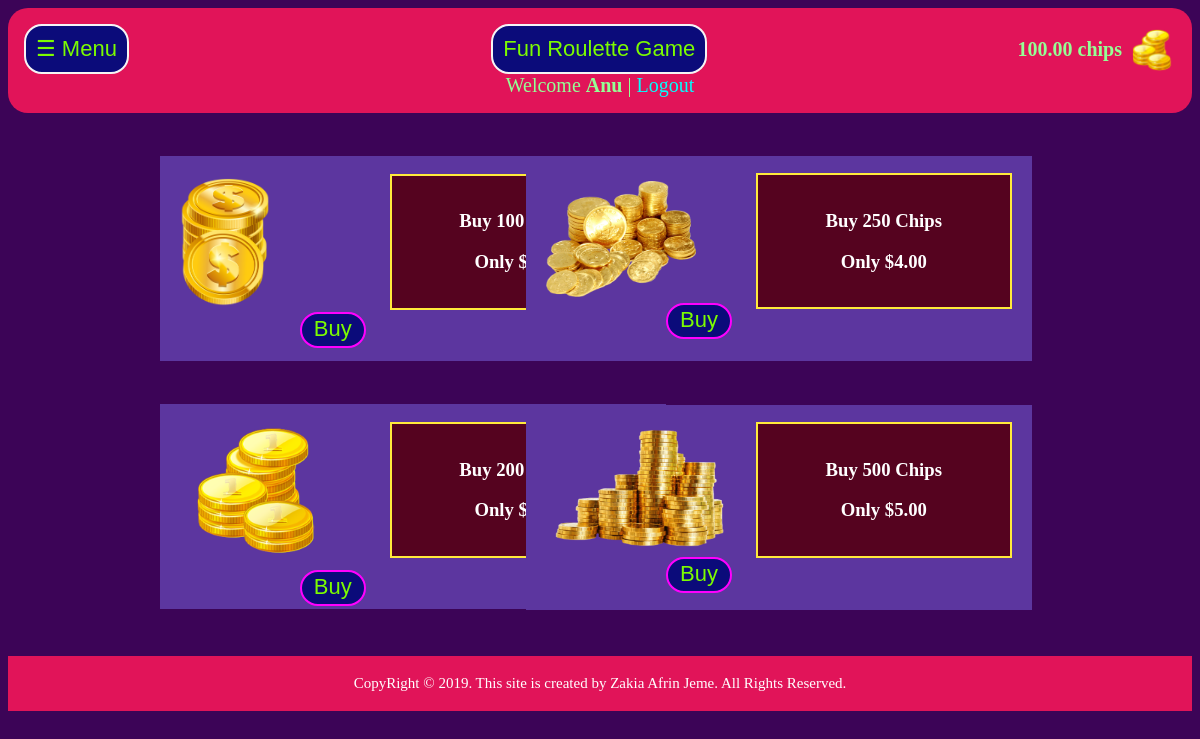
/store.php (signed in), run on an earlier commit of the app's database.
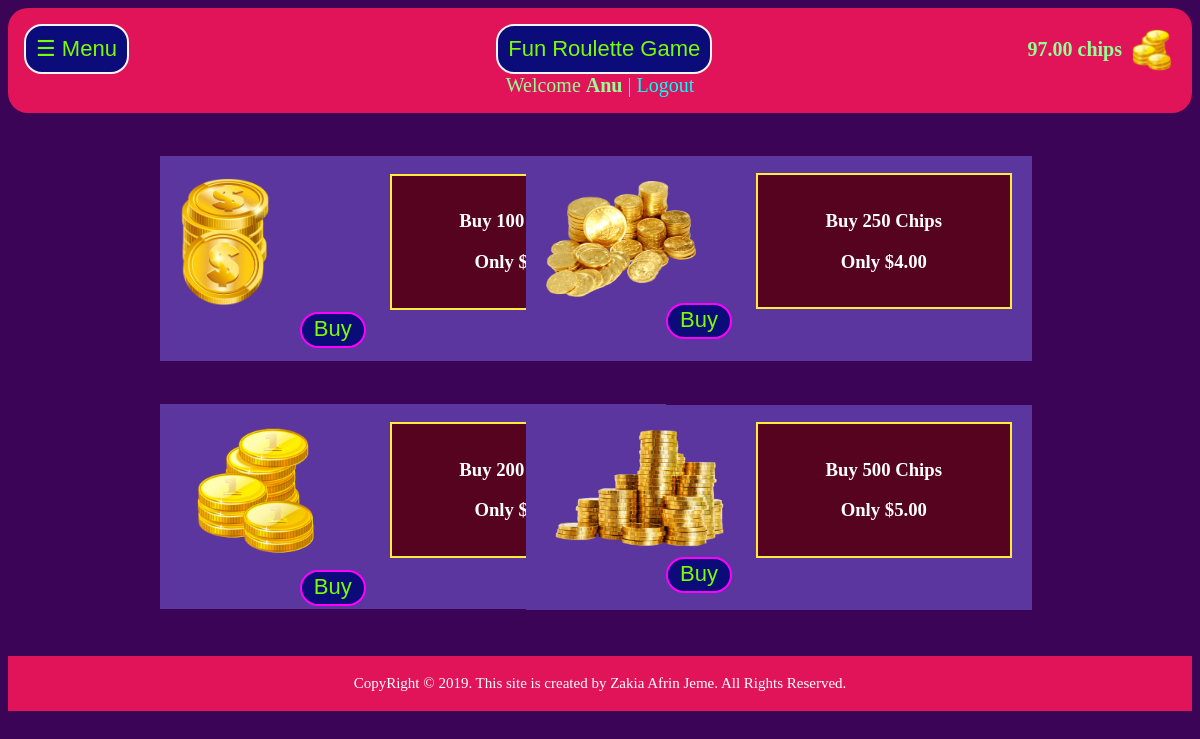
And on a later commit of the database.
### tables this page shows
CREATE TABLE `players` (
  `id` int(11) NOT NULL,
  `email` varchar(80) NOT NULL,
  `username` varchar(80) NOT NULL,
  `password` varchar(20) NOT NULL,
  `chips` varchar(20) NOT NULL
);

### store.php (the view, shortened to what this page needs)
<?php
include("inc/connection.php");
$title= 'Fun Roulette Game';
$email = $_SESSION['email'];
$query = "SELECT * FROM players WHERE email='$email'";
$data = mysqli_query($conn, $query);
$total = mysqli_num_rows($data);
if($total !=0){
    while($result = mysqli_fetch_assoc($data)){
        $player = $result['username'];
        $coins = $result['chips'];
        }
    } else {
        echo "No record found";
}
include "inc/header.php";
?>
<div class="head" id="main">
    <div class="menu">
        <div>
            <button class="head-btn" onclick="openNav()">☰ Menu</button>
        </div>
        <div>
            <button class="head-btn" style="margin-left: 52px;">
                <?php echo $title; ?></button>
        </div>
        <div class="wallet">
            <div><strong>
                    <?php echo $coins;  ?> chips </strong></div>
            <div><img src="img/coin.png" alt="coin" class="coin"></div>
        </div>
    </div>
    <div class="welcome">Welcome <b>
            <?php echo $player; ?></b> | <a href="logout.php">Logout</a>
    </div>
</div>
<div style="height: 543px;">
    <div style="float: left;">
        <div class="buy">
            <div class="store">
                <img src="img/coin1.png" alt="100 Chips" width="90" style="margin-top: 4.5%;">
            </div>
            <div class="store-right">
                <h3>Buy 100 Chips</h3>
                <h3>Only $3.00</h3>
            </div>
            <button class="buy-btn">Buy</button>
        </div>
        <div class="buy">
            <div class="store">
                <img src="img/coin2.png" alt="100 Chips" width="150" style="margin-top: 2%;">
            </div>
            <div class="store-right" style="margin-top: -28%;">
                <h3>Buy 200 Chips</h3>
                <h3>Only $3.50</h3>
            </div>
            <button class="buy-btn">Buy</button>
        </div>
    </div>
    <div style="float: right;">
        <div class="buy-right">
            <div class="store">
                <img src="img/coin4.png" alt="100 Chips" width="150" style="margin-top: 5%;">
            </div>
            <div class="store-right" style="margin-top: -24.5%;">
                <h3>Buy 250 Chips</h3>
                <h3>Only $4.00</h3>
            </div>
            <button class="buy-btn">Buy</button>
        </div>
        <div class="buy-right">
            <div class="store">
                <img src="img/coin3.png" alt="100 Chips" width="190" style="margin-top: 4%;">
            </div>
            <div class="store-right" style="margin-top: -25.5%;">
                <h3>Buy 500 Chips</h3>
                <h3>Only $5.00</h3>
            </div>
            <button class="buy-btn">Buy</button>
        </div>
    </div>
</div>
<?php include "inc/footer.php"; ?>

What changed in the data, as far as the page shows it:
changed players "Anu": chips "100.00" → "97.00"
